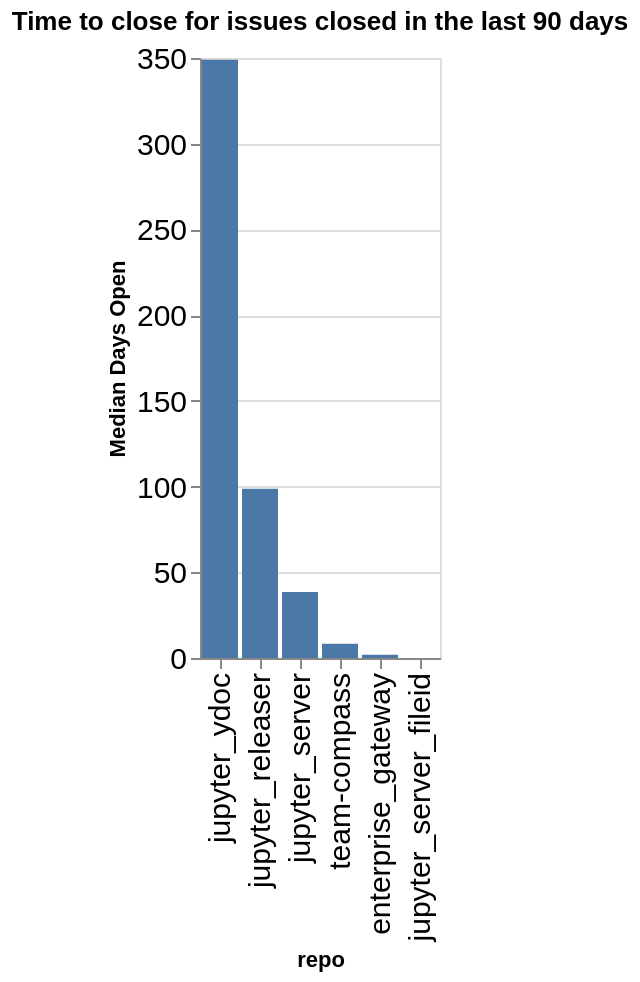

The code cell stored with this chart in its notebook:
### Code cell
time_open = closed.groupby(['org', 'repo']).agg({'time_open': 'median'}).reset_index()
time_open['time_open'] = time_open['time_open'] / (60 * 60 * 24)
time_open['org/repo'] = time_open.apply(lambda a: a['org'] + '/' + a['repo'], axis=1)
sorted_vals = time_open.sort_values(['org', 'time_open'], ascending=False)['repo'].values
alt.Chart(data=time_open, title=f"Time to close for issues closed in the last {n_days} days").mark_bar().encode(
    x=alt.X('repo', sort=alt.Sort(sorted_vals.tolist())),
    y=alt.Y('time_open', title="Median Days Open"),
)

### Figure 1 — Vega-Lite specification as saved in the notebook (floating-point values rounded to 4 significant figures)
{"config": {"axisLeft": {"labelFontSize": 15}, "axisBottom": {"labelFontSize": 15}}, "data": {"name": "data-f6e3b3a5f38037f70dbac5d867275380"}, "mark": {"type": "bar"}, "encoding": {"x": {"field": "repo", "sort": ["jupyter_ydoc", "jupyter_releaser", "jupyter_server", "team-compass", "enterprise_gateway", "jupyter_server_fileid"], "type": "nominal"}, "y": {"field": "time_open", "title": "Median Days Open", "type": "quantitative"}}, "title": "Time to close for issues closed in the last 90 days", "$schema": "https://vega.github.io/schema/vega-lite/v5.20.1.json", "datasets": {"data-f6e3b3a5f38037f70dbac5d867275380": [{"org": "jupyter-server", "repo": "enterprise_gateway", "time_open": 1.91, "org/repo": "jupyter-server/enterprise_gateway"}, {"org": "jupyter-server", "repo": "jupyter_releaser", "time_open": 98.77, "org/repo": "jupyter-server/jupyter_releaser"}, {"org": "jupyter-server", "repo": "jupyter_server", "time_open": 38.55, "org/repo": "jupyter-server/jupyter_server"}, {"org": "jupyter-server", "repo": "jupyter_server_fileid", "time_open": 0.03341, "org/repo": "jupyter-server/jupyter_server_fileid"}, {"org": "jupyter-server", "repo": "jupyter_ydoc", "time_open": 349.0, "org/repo": "jupyter-server/jupyter_ydoc"}, {"org": "jupyter-server", "repo": "team-compass", "time_open": 8.338, "org/repo": "jupyter-server/team-compass"}]}}
